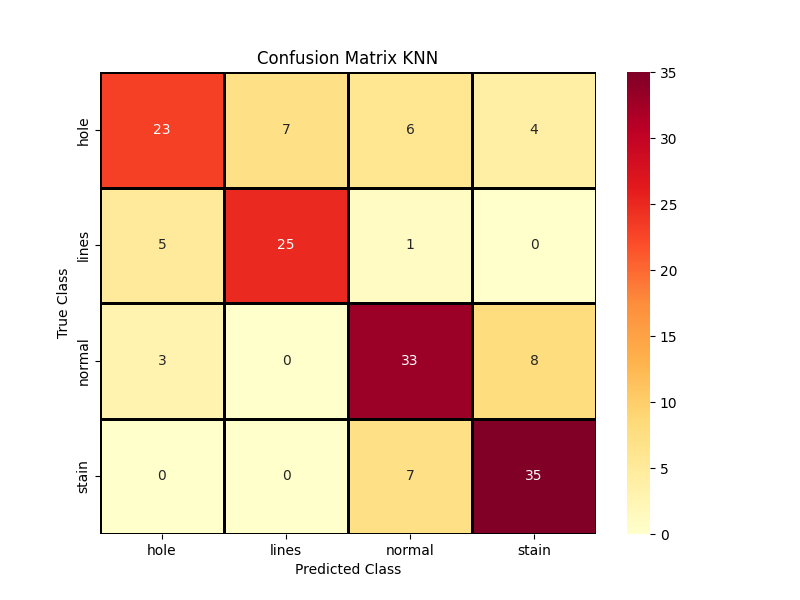
#> input picture confusion_matrix_knn.png, 800 x 600 px
$ python -i preprocess.py   (imports and definitions only)
#> lines starting #> are read from the running program, lines starting #| are printed output that depends on the picture
#> further down, picture is the input picture: shape (600, 800, 3); mean B, G, R 190.2, 213.9, 239.7
import cv2
import numpy as np

def preprocess_image(image):

    gray = cv2.cvtColor(image, cv2.COLOR_BGR2GRAY)
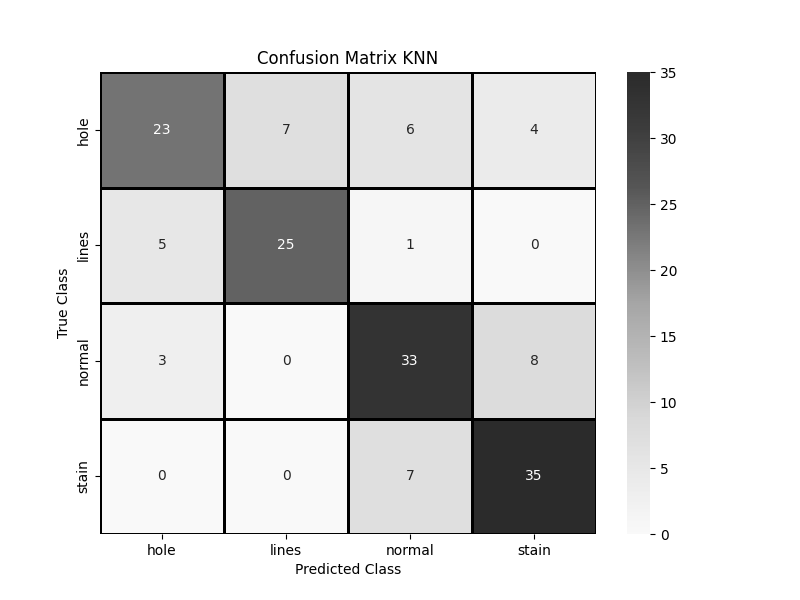
#> gray: shape (600, 800); min 0, max 255, mean 218.9

    gray = cv2.resize(gray, (200, 200))
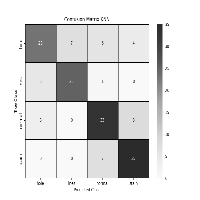
#> gray: shape (200, 200); min 0, max 255, mean 219.9

    gray = cv2.GaussianBlur(gray, (5,5), 0)
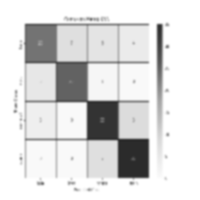
#> gray: shape (200, 200); min 39, max 255, mean 219.9

    kernel = np.array([
        [0, -1, 0],
        [-1, 5,-1],
        [0, -1, 0]
    ])

    gray = cv2.filter2D(gray, -1, kernel)
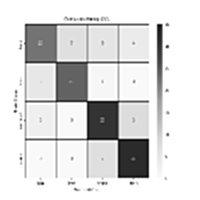
#> gray: shape (200, 200); min 0, max 255, mean 219.2

    return gray

>>> import cv2
>>> picture = cv2.imread('../confusion_matrix_knn.png')
>>> result = preprocess_image(picture)
